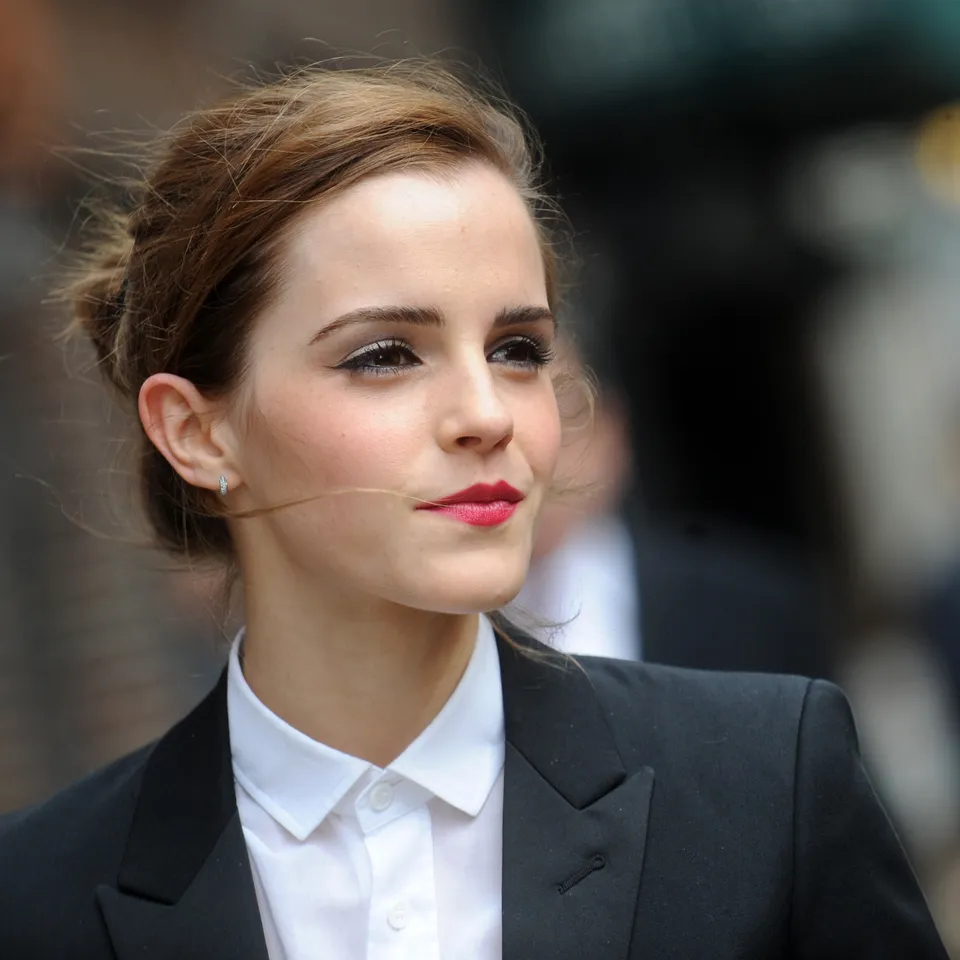
#> input picture EMMA WATSON.jpg, 960 x 960 px
$ python asciiart.py
#> lines starting #> are read from the running program, lines starting #| are printed output that depends on the picture
from PIL import Image, ImageDraw, ImageFont


def asciiartify(imagename: str, resize_width: int, scale_combine: int) :
#> called with imagename = 'EMMA WATSON.jpg', resize_width = 1200, scale_combine = 10
  img = Image.open(imagename)
#> img is the input picture: PIL image 960x960 RGB; mean R, G, B 90.4, 83.5, 79.1

  # Convert the image to grayscale
  img = img.convert("L")
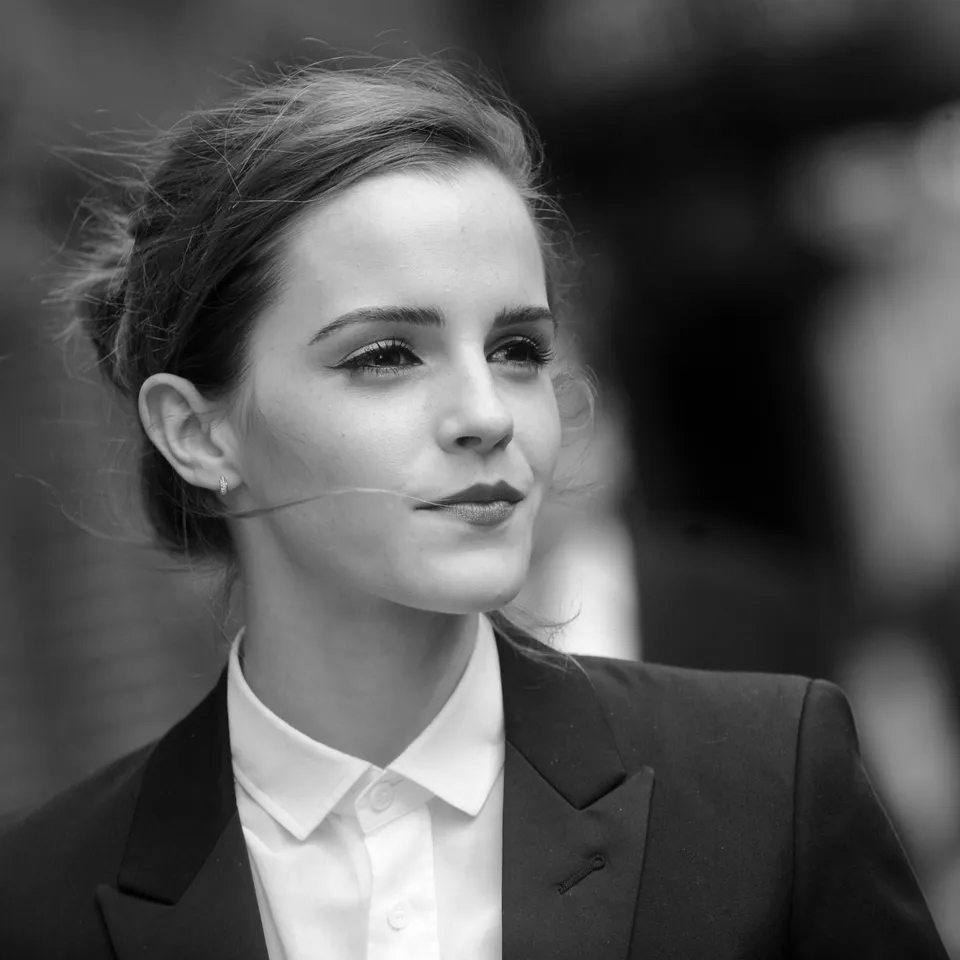
#> img: PIL image 960x960 L; min 0, max 255, mean 85.1

  # Resize the image
  if resize_width:
    new_width = resize_width
  else:
    new_width = width
  width, height = img.size
#> width = 960; height = 960
  new_height = int((height / width) * new_width)
#> new_height = 1200
  img = img.resize((new_width, new_height))
#> img: PIL image 1200x1200 L

  # Define the symbols to use
  symbols = ["@", "#", "S", "%", "?", "*", "+", ";", ":", ",", "."]

  # Divide the image into a grid of cells
  cell_size = scale_combine
  num_cells_x = int(new_width / cell_size)
  num_cells_y = int(new_height / cell_size)
#> num_cells_y = 120

  # Compute the average brightness of each cell and map it to a symbol
  symbol_img = Image.new("L", (new_width, new_height), color=255)
#> symbol_img: PIL image 1200x1200 L; every value is 255
  symbol_draw = ImageDraw.Draw(symbol_img)
  font = ImageFont.truetype("Arial.ttf", size=cell_size)

  for y in range(num_cells_y):
      for x in range(num_cells_x):
          cell_left = x * cell_size
          cell_top = y * cell_size
          cell_right = cell_left + cell_size
          cell_bottom = cell_top + cell_size
          cell_box = (cell_left, cell_top, cell_right, cell_bottom)
          cell_img = img.crop(cell_box)
          cell_brightness = sum(cell_img.getdata()) / (cell_size *
cell_size)
          symbol_index = int((cell_brightness / 255) * (len(symbols) - 1))
          symbol = symbols[symbol_index]
          symbol_draw.text((cell_left, cell_top), symbol, fill=0,
font=font)

  return symbol_img

imagename = "EMMA WATSON.jpg"
symbol_img = asciiartify(imagename, 1200, 10)
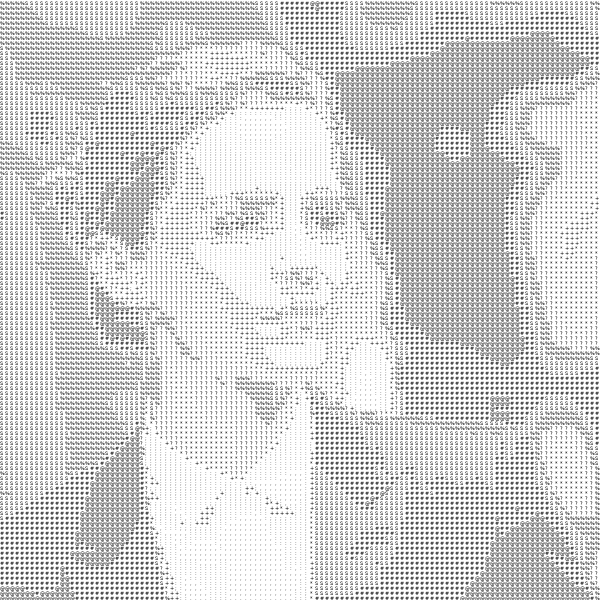
#> symbol_img: PIL image 1200x1200 L (shown at 1/2 size); min 0, max 255, mean 213.2
symbol_img.save(f"{imagename.split('.')[0]}_converted.jpg")
